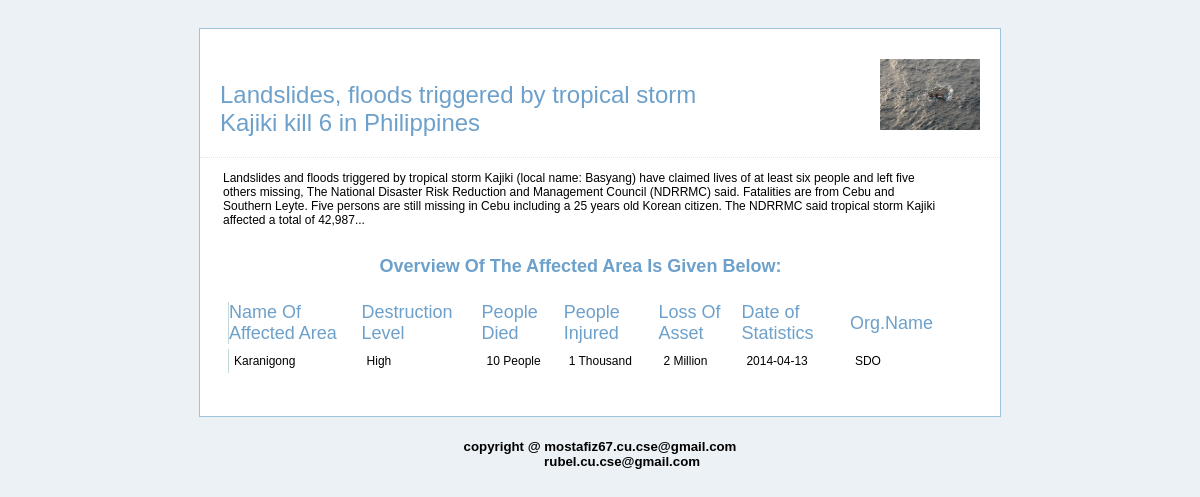
Screenshot of /affected_area_files/division/sub-division/karanigong.php with the database file from the repository.
### tables this page shows
CREATE TABLE IF NOT EXISTS `aff_area` (
  `id` int(100) NOT NULL AUTO_INCREMENT,
  `area` text NOT NULL,
  `destruction_level` text NOT NULL,
  `p_died` varchar(100) NOT NULL,
  `amount_d` text NOT NULL,
  `p_injur` varchar(100) NOT NULL,
  `amount_i` text NOT NULL,
  `l_asset` varchar(100) NOT NULL,
  `amount_a` text NOT NULL,
  `date` date NOT NULL,
  `n_org` varchar(30) NOT NULL,
  `vis` int(100) NOT NULL,
  PRIMARY KEY (`id`)
);

### affected_area_files/division/sub-division/karanigong.php (the view, shortened to what this page needs)
<!DOCTYPE html PUBLIC "-//W3C//DTD XHTML 1.0 Transitional//EN" "http://www.w3.org/TR/xhtml1/DTD/xhtml1-transitional.dtd">
<html xmlns="http://www.w3.org/1999/xhtml">
<head><meta http-equiv="Content-Type" content="text/html; charset=windows-1252">
		<link type="text/css" rel="stylesheet" href="css/style.css" media="screen" charset="utf-8">
</head>
	<body>
        <div id="signup_hold">
            <div id="header">
                <div id="header_logos"><img align="middle" src="pnews1 (1).jpg" hight=300 width=300 alt="phr"></div>
					<div id="progress_bar"> </div>
						<h2> Landslides, floods triggered by tropical storm Kajiki kill 6 in Philippines</h2>
            </div>
            <table class="customerSupport">
                <tbody>
					<tr>
						<td class="customerSupport" width="50%">
							<fieldset>
							<p>
								<?php
									$file_name="karanigong.txt";
									$fp=fopen($file_name,"r") or die("couldn't open");
									while(!feof($fp))
									{
										$line=fgets($fp,1024);
										print"$line<br/>";
									}
									?>
       							<h3 align="center">Overview Of The Affected Area Is Given Below:</h3>
									 <div id="content">
										<table align="center" cellpadding="5" cellspacing="5" id="resultTable">
											<tr>
												<th style="border-left: 1px solid #C1DAD7">Name Of Affected Area</th>
												<th>Destruction Level</th>
												<th>People Died</th>
												<th>People Injured</th>
												<th>Loss Of Asset</th>
												<th>Date of Statistics</th>
												<th>Org.Name</th>
											</tr>
												<?php
												$result = mysql_query("SELECT * FROM aff_area WHERE area='karanigong'");
														while($row = mysql_fetch_array($result))
															{
																echo '<tr>';
																echo '<td style="border-left: 1px solid #C1DAD7">'.$row['area'].'</td>';
																echo '<td><div align="left">'.$row['destruction_level'].'</div></td>';
																echo '<td><div align="left">'.$row['p_died'].' '.$row['amount_d'].'</div></td>';
																echo '<td><div align="left">'.$row['p_injur'].' '.$row['amount_i'].'</div></td>';
																echo '<td><div align="left">'.$row['l_asset'].' '.$row['amount_a'].'</div></td>';
																echo '<td><div align="left">'.$row['date'].'</div></td>';
																echo '<td><div align="left">'.$row['n_org'].'</div></td>';
																echo '</tr>';
															}
												?>
										</table>
									</div>
								</p>
                            </fieldset>
						</td>
					</tr>
				</tbody>
			</table>
        </div>
		<div id="footer" align="center">
			<h5>copyright @ mostafiz67.cu.cse@gmail.com<br>
			&nbsp &nbsp &nbsp &nbsp &nbsp &nbsp;												   rubel.cu.cse@gmail.com
			</h5>
		</div>
	</body>
</html>

### css/style.css (style rules this page uses)
body { background:#ebf1f5; font-family:Arial, sans-serif; padding:20px 0px; text-align:center; }
h2 { color:#6da0ca; font-size:24px; font-weight:normal; margin:0; padding:0; }
h3 { color:#6da0ca; font-size:18px; margin:0; padding:0px 0px 20px 0px; }
p { font-size:12px; margin:0; padding:0px 0px 15px 0px; }
th { color:#6da0ca; font-size:18px; font-weight:normal; margin:0; padding:0px 0px 0px 0px; }
td { vertical-align:middle }
div#signup_hold { background:#fff; border:1px solid #9fc3d9; margin:0 auto; text-align:left; width:800px; }
div#header { border-bottom:1px dotted #e6e6e6; padding:20px; }
div#header_logos { float:right; display:block; padding-top:10px; width:270px; text-align:right; vertical-align:top; }
div#header_logos img { width:100px; vertical-align:middle; }
fieldset { border:0; font-size:12px; padding:0px 20px 20px 20px; margin:0; }
div#progress_bar { display:block; height:22px; padding-top:10px; width:480px; }
img { border: none; }
table.customerSupport { padding-top:10px; }
.customerSupport { padding-right:20px; vertical-align:top; }

### rows the page displays
aff_area: area "Karanigong", destruction_level "High", p_died "10", amount_d "People", p_injur "1", amount_i "Thousand", l_asset "2", amount_a "Million", date "2014-04-13", n_org "SDO"
